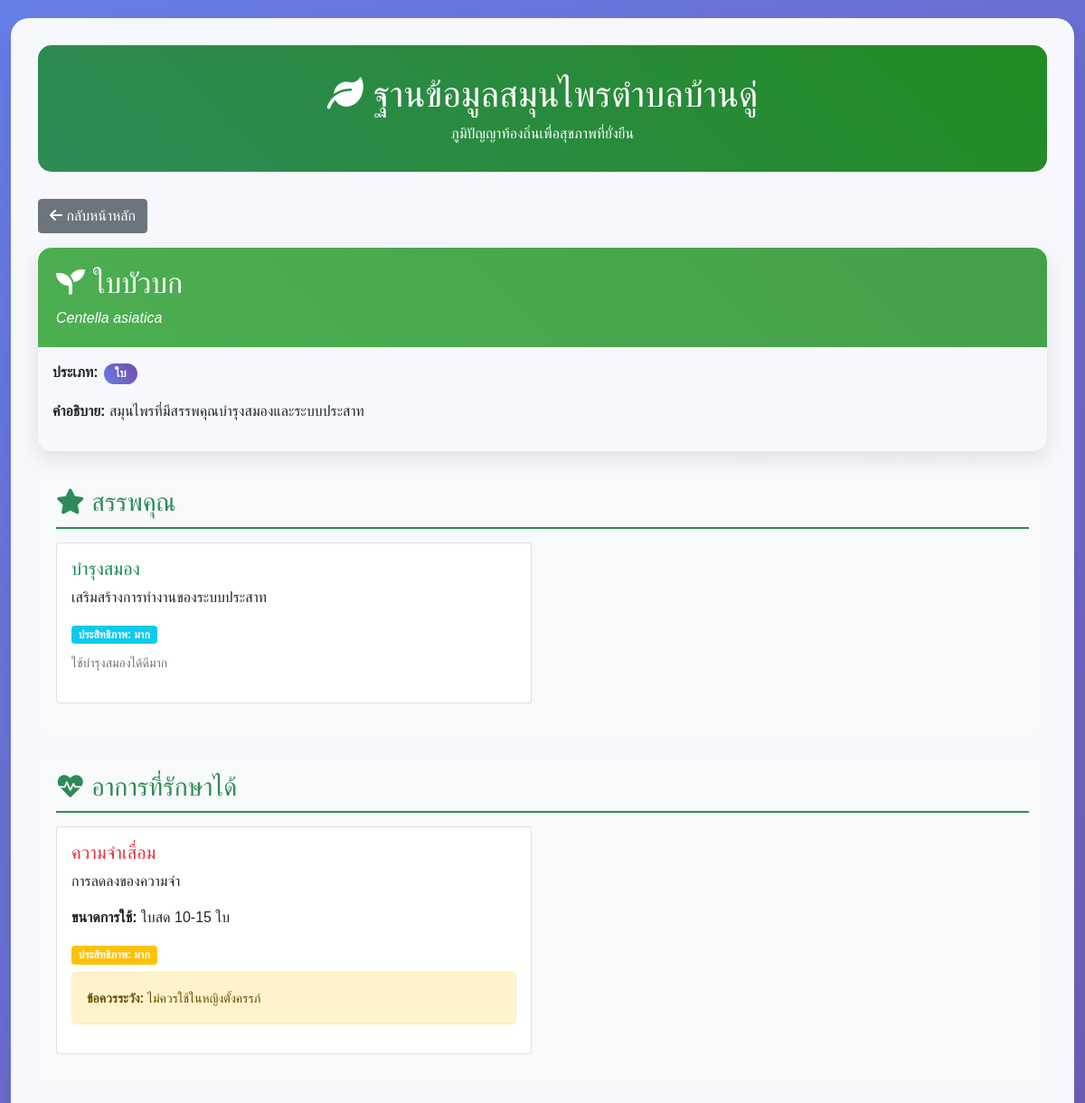
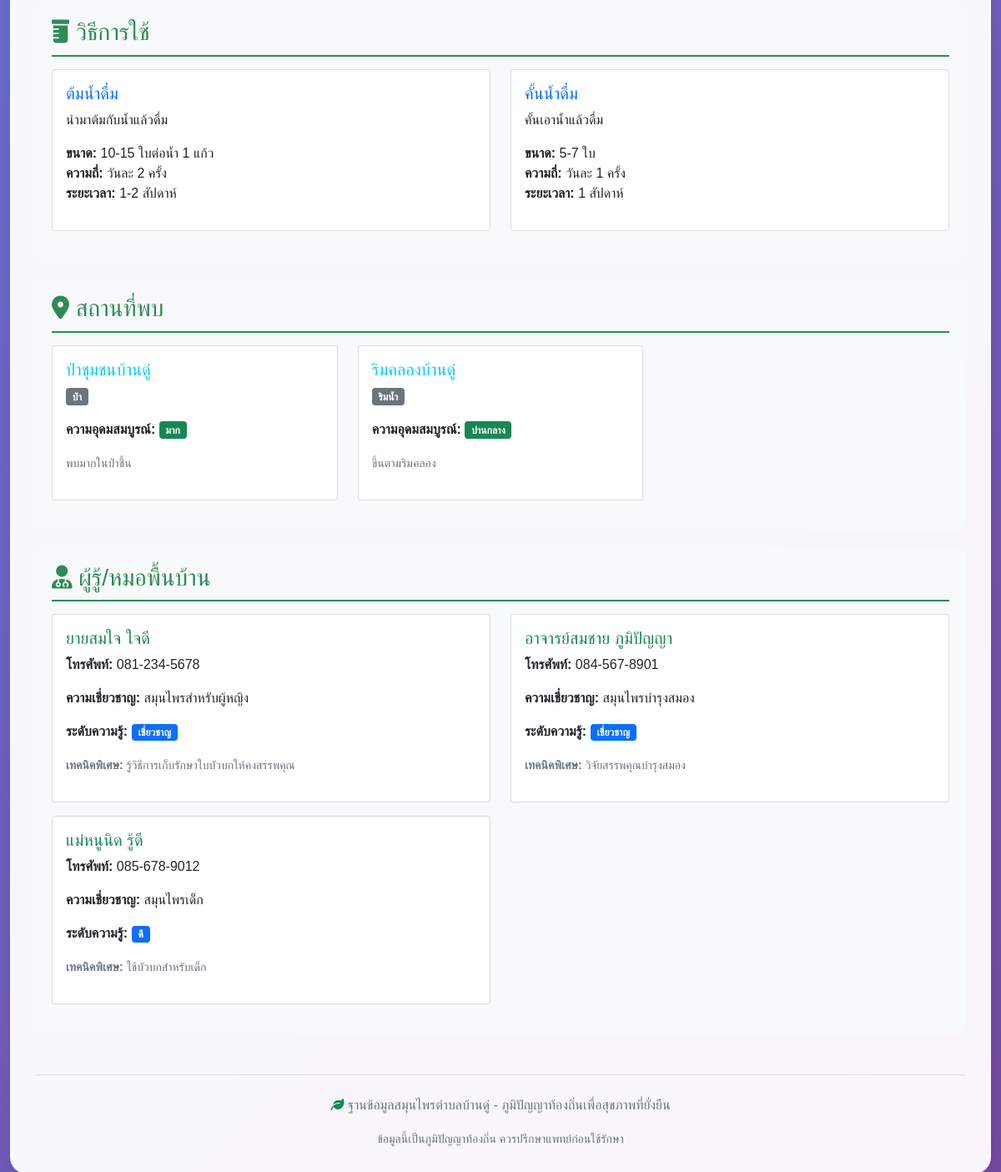
The app's page /?herb_id=1 with its own data (2 pictures, top to bottom).
### tables this page shows
CREATE TABLE herbs (
    herb_id INT PRIMARY KEY AUTO_INCREMENT,
    herb_name VARCHAR(100) NOT NULL UNIQUE,
    scientific_name VARCHAR(150),
    herb_type ENUM('ใบ', 'ราก', 'เปลือก', 'ดอก', 'ผล', 'เมล็ด', 'ทั้งต้น') NOT NULL,
    description TEXT,
    created_at TIMESTAMP DEFAULT CURRENT_TIMESTAMP
);

CREATE TABLE herb_properties (
    herb_id INT,
    property_id INT,
    effectiveness_level ENUM('น้อย', 'ปานกลาง', 'มาก', 'มากที่สุด') DEFAULT 'ปานกลาง',
    notes TEXT,
    PRIMARY KEY (herb_id, property_id),
    FOREIGN KEY (herb_id) REFERENCES herbs(herb_id) ON DELETE CASCADE,
    FOREIGN KEY (property_id) REFERENCES properties(property_id) ON DELETE CASCADE
);

CREATE TABLE properties (
    property_id INT PRIMARY KEY AUTO_INCREMENT,
    property_name VARCHAR(100) NOT NULL UNIQUE,
    property_description TEXT,
    created_at TIMESTAMP DEFAULT CURRENT_TIMESTAMP
);

CREATE TABLE herb_symptoms (
    herb_id INT,
    symptom_id INT,
    effectiveness_level ENUM('น้อย', 'ปานกลาง', 'มาก', 'มากที่สุด') DEFAULT 'ปานกลาง',
    dosage VARCHAR(100),
    precautions TEXT,
    PRIMARY KEY (herb_id, symptom_id),
    FOREIGN KEY (herb_id) REFERENCES herbs(herb_id) ON DELETE CASCADE,
    FOREIGN KEY (symptom_id) REFERENCES symptoms(symptom_id) ON DELETE CASCADE
);

CREATE TABLE symptoms (
    symptom_id INT PRIMARY KEY AUTO_INCREMENT,
    symptom_name VARCHAR(100) NOT NULL UNIQUE,
    symptom_description TEXT,
    severity_level ENUM('เบา', 'ปานกลาง', 'รุนแรง'),
    created_at TIMESTAMP DEFAULT CURRENT_TIMESTAMP
);

CREATE TABLE herb_usage_methods (
    herb_id INT,
    method_id INT,
    dosage VARCHAR(100),
    frequency VARCHAR(50),
    duration VARCHAR(50),
    PRIMARY KEY (herb_id, method_id),
    FOREIGN KEY (herb_id) REFERENCES herbs(herb_id) ON DELETE CASCADE,
    FOREIGN KEY (method_id) REFERENCES usage_methods(method_id) ON DELETE CASCADE
);

CREATE TABLE usage_methods (
    method_id INT PRIMARY KEY AUTO_INCREMENT,
    method_name VARCHAR(100) NOT NULL UNIQUE,
    method_description TEXT,
    preparation_time INT,  
    created_at TIMESTAMP DEFAULT CURRENT_TIMESTAMP
);

CREATE TABLE herb_locations (
    herb_id INT,
    location_id INT,
    abundance ENUM('น้อย', 'ปานกลาง', 'มาก', 'มากมาย') DEFAULT 'ปานกลาง',
    harvest_notes TEXT,
    PRIMARY KEY (herb_id, location_id),
    FOREIGN KEY (herb_id) REFERENCES herbs(herb_id) ON DELETE CASCADE,
    FOREIGN KEY (location_id) REFERENCES locations(location_id) ON DELETE CASCADE
);

CREATE TABLE locations (
    location_id INT PRIMARY KEY AUTO_INCREMENT,
    location_name VARCHAR(100) NOT NULL,
    location_type ENUM('ป่า', 'สวน', 'บ้าน', 'ไร่', 'นา', 'ริมน้ำ', 'ภูเขา') NOT NULL,
    latitude DECIMAL(10, 8),
    longitude DECIMAL(11, 8),
    accessibility ENUM('ง่าย', 'ปานกลาง', 'ยาก'),
    created_at TIMESTAMP DEFAULT CURRENT_TIMESTAMP
);

CREATE TABLE healer_herb_knowledge (
    healer_id INT,
    herb_id INT,
    knowledge_level ENUM('เบื้องต้น', 'ปานกลาง', 'ดี', 'เชี่ยวชาญ') DEFAULT 'ปานกลาง',
    years_of_use INT,
    special_techniques TEXT,
    PRIMARY KEY (healer_id, herb_id),
    FOREIGN KEY (healer_id) REFERENCES healers(healer_id) ON DELETE CASCADE,
    FOREIGN KEY (herb_id) REFERENCES herbs(herb_id) ON DELETE CASCADE
);

CREATE TABLE healers (
    healer_id INT PRIMARY KEY AUTO_INCREMENT,
    healer_name VARCHAR(100) NOT NULL,
    age INT,
    experience_years INT,
    phone VARCHAR(20),
    address TEXT,
    specialization TEXT,
    created_at TIMESTAMP DEFAULT CURRENT_TIMESTAMP
);

### index.php (the view, shortened to what this page needs)
<?php
require_once 'connect.php';
function getHerbDetails($conn, $herb_id) {
    $sql = "SELECT * FROM herbs WHERE herb_id = ?";
    $stmt = $conn->prepare($sql);
    $stmt->bind_param("i", $herb_id);
    $stmt->execute();
    $herb = $stmt->get_result()->fetch_assoc();
    $sql = "SELECT p.property_name, p.property_description, hp.effectiveness_level, hp.notes
            FROM herb_properties hp
            JOIN properties p ON hp.property_id = p.property_id
            WHERE hp.herb_id = ?";
    $stmt = $conn->prepare($sql);
    $stmt->bind_param("i", $herb_id);
    $stmt->execute();
    $herb['properties'] = $stmt->get_result()->fetch_all(MYSQLI_ASSOC);
    $sql = "SELECT s.symptom_name, s.symptom_description, hs.effectiveness_level, hs.dosage, hs.precautions
            FROM herb_symptoms hs
            JOIN symptoms s ON hs.symptom_id = s.symptom_id
            WHERE hs.herb_id = ?";
    $stmt = $conn->prepare($sql);
    $stmt->bind_param("i", $herb_id);
    $stmt->execute();
    $herb['symptoms'] = $stmt->get_result()->fetch_all(MYSQLI_ASSOC);
    $sql = "SELECT m.method_name, m.method_description, hum.dosage, hum.frequency, hum.duration
            FROM herb_usage_methods hum
            JOIN usage_methods m ON hum.method_id = m.method_id
            WHERE hum.herb_id = ?";
    $stmt = $conn->prepare($sql);
    $stmt->bind_param("i", $herb_id);
    $stmt->execute();
    $herb['usage_methods'] = $stmt->get_result()->fetch_all(MYSQLI_ASSOC);
    $sql = "SELECT l.location_name, l.location_type, hl.abundance, hl.harvest_notes
            FROM herb_locations hl
            JOIN locations l ON hl.location_id = l.location_id
            WHERE hl.herb_id = ?";
    $stmt = $conn->prepare($sql);
    $stmt->bind_param("i", $herb_id);
    $stmt->execute();
    $herb['locations'] = $stmt->get_result()->fetch_all(MYSQLI_ASSOC);
    $sql = "SELECT h.healer_name, h.phone, h.specialization, hhk.knowledge_level, hhk.special_techniques
            FROM healer_herb_knowledge hhk
            JOIN healers h ON hhk.healer_id = h.healer_id
            WHERE hhk.herb_id = ?";
    $stmt = $conn->prepare($sql);
    $stmt->bind_param("i", $herb_id);
    $stmt->execute();
    $herb['healers'] = $stmt->get_result()->fetch_all(MYSQLI_ASSOC);
    return $herb;
}
$search_term = isset($_GET['search']) ? trim($_GET['search']) : '';
$herb_id = isset($_GET['herb_id']) ? (int)$_GET['herb_id'] : 0;
if ($herb_id > 0) {
    $herb_detail = getHerbDetails($conn, $herb_id);
} else {
    $herbs = $search_term ? searchHerbs($conn, $search_term) : getAllHerbs($conn);
}
?>
<!DOCTYPE html>
<html lang="th">
<head>
    <link href="https://cdn.jsdelivr.net/npm/bootstrap@5.1.3/dist/css/bootstrap.min.css" rel="stylesheet">
    <link href="https://cdnjs.cloudflare.com/ajax/libs/font-awesome/6.0.0/css/all.min.css" rel="stylesheet">
</head>
<body>
    <div class="container-fluid">
        <div class="main-container">
            <div class="header">
                <h1><i class="fas fa-leaf"></i> ฐานข้อมูลสมุนไพรตำบลบ้านดู่</h1>
                <p class="mb-0">ภูมิปัญญาท้องถิ่นเพื่อสุขภาพที่ยั่งยืน</p>
            </div>
            <?php if ($herb_id > 0 && $herb_detail): ?>
                <div class="mb-3">
                    <a href="index.php" class="btn btn-secondary">
                        <i class="fas fa-arrow-left"></i> กลับหน้าหลัก
                    </a>
                </div>
                <div class="row">
                    <div class="col-12">
                        <div class="herb-card">
                            <div class="herb-card-header">
                                <h2><i class="fas fa-seedling"></i> <?= htmlspecialchars($herb_detail['herb_name']) ?></h2>
                                <p class="mb-0"><em><?= htmlspecialchars($herb_detail['scientific_name']) ?></em></p>
                            </div>
                            <div class="card-body">
                                <div class="row">
                                    <div class="col-md-6">
                                        <p><strong>ประเภท:</strong> <span class="badge badge-custom"><?= htmlspecialchars($herb_detail['herb_type']) ?></span></p>
                                        <p><strong>คำอธิบาย:</strong> <?= htmlspecialchars($herb_detail['description']) ?></p>
                                    </div>
                                </div>
                            </div>
                        </div>
                    </div>
                </div>
                <?php if (!empty($herb_detail['properties'])): ?>
                <div class="detail-section">
                    <h3 class="section-title"><i class="fas fa-star"></i> สรรพคุณ</h3>
                    <div class="row">
                        <?php foreach ($herb_detail['properties'] as $property): ?>
                        <div class="col-md-6 mb-3">
                            <div class="card h-100">
                                <div class="card-body">
                                    <h5 class="card-title text-success"><?= htmlspecialchars($property['property_name']) ?></h5>
                                    <p class="card-text"><?= htmlspecialchars($property['property_description']) ?></p>
                                    <span class="badge bg-info">ประสิทธิภาพ: <?= htmlspecialchars($property['effectiveness_level']) ?></span>
                                    <?php if ($property['notes']): ?>
                                    <p class="mt-2 text-muted"><small><?= htmlspecialchars($property['notes']) ?></small></p>
                                    <?php endif; ?>
                                </div>
                            </div>
                        </div>
                        <?php endforeach; ?>
                    </div>
                </div>
                <?php endif; ?>
                <?php if (!empty($herb_detail['symptoms'])): ?>
                <div class="detail-section">
                    <h3 class="section-title"><i class="fas fa-heartbeat"></i> อาการที่รักษาได้</h3>
                    <div class="row">
                        <?php foreach ($herb_detail['symptoms'] as $symptom): ?>
                        <div class="col-md-6 mb-3">
                            <div class="card h-100">
                                <div class="card-body">
                                    <h5 class="card-title text-danger"><?= htmlspecialchars($symptom['symptom_name']) ?></h5>
                                    <p class="card-text"><?= htmlspecialchars($symptom['symptom_description']) ?></p>
                                    <p><strong>ขนาดการใช้:</strong> <?= htmlspecialchars($symptom['dosage']) ?></p>
                                    <span class="badge bg-warning">ประสิทธิภาพ: <?= htmlspecialchars($symptom['effectiveness_level']) ?></span>
                                    <?php if ($symptom['precautions']): ?>
                                    <div class="alert alert-warning mt-2" role="alert">
                                        <small><strong>ข้อควรระวัง:</strong> <?= htmlspecialchars($symptom['precautions']) ?></small>
                                    </div>
                                    <?php endif; ?>
                                </div>
                            </div>
                        </div>
                        <?php endforeach; ?>
                    </div>
                </div>
                <?php endif; ?>
                <?php if (!empty($herb_detail['usage_methods'])): ?>
                <div class="detail-section">
                    <h3 class="section-title"><i class="fas fa-prescription-bottle"></i> วิธีการใช้</h3>
                    <div class="row">
                        <?php foreach ($herb_detail['usage_methods'] as $method): ?>
                        <div class="col-md-6 mb-3">
                            <div class="card h-100">
                                <div class="card-body">
                                    <h5 class="card-title text-primary"><?= htmlspecialchars($method['method_name']) ?></h5>
                                    <p class="card-text"><?= htmlspecialchars($method['method_description']) ?></p>
                                    <ul class="list-unstyled">
                                        <li><strong>ขนาด:</strong> <?= htmlspecialchars($method['dosage']) ?></li>
                                        <li><strong>ความถี่:</strong> <?= htmlspecialchars($method['frequency']) ?></li>
                                        <li><strong>ระยะเวลา:</strong> <?= htmlspecialchars($method['duration']) ?></li>
                                    </ul>
                                </div>
                            </div>
                        </div>
                        <?php endforeach; ?>
                    </div>
                </div>
                <?php endif; ?>
                <?php if (!empty($herb_detail['locations'])): ?>
                <div class="detail-section">
                    <h3 class="section-title"><i class="fas fa-map-marker-alt"></i> สถานที่พบ</h3>
                    <div class="row">
                        <?php foreach ($herb_detail['locations'] as $location): ?>
                        <div class="col-md-4 mb-3">
                            <div class="card h-100">
                                <div class="card-body">
                                    <h5 class="card-title text-info"><?= htmlspecialchars($location['location_name']) ?></h5>
                                    <p><span class="badge bg-secondary"><?= htmlspecialchars($location['location_type']) ?></span></p>
                                    <p><strong>ความอุดมสมบูรณ์:</strong> <span class="badge bg-success"><?= htmlspecialchars($location['abundance']) ?></span></p>
                                    <?php if ($location['harvest_notes']): ?>
                                    <p class="text-muted"><small><?= htmlspecialchars($location['harvest_notes']) ?></small></p>
                                    <?php endif; ?>
                                </div>
                            </div>
                        </div>
                        <?php endforeach; ?>
                    </div>
                </div>
                <?php endif; ?>
                <?php if (!empty($herb_detail['healers'])): ?>
                <div class="detail-section">
                    <h3 class="section-title"><i class="fas fa-user-md"></i> ผู้รู้/หมอพื้นบ้าน</h3>
                    <div class="row">
                        <?php foreach ($herb_detail['healers'] as $healer): ?>
                        <div class="col-md-6 mb-3">
                            <div class="card h-100">
                                <div class="card-body">
                                    <h5 class="card-title text-success"><?= htmlspecialchars($healer['healer_name']) ?></h5>
                                    <p><strong>โทรศัพท์:</strong> <?= htmlspecialchars($healer['phone']) ?></p>
                                    <p><strong>ความเชี่ยวชาญ:</strong> <?= htmlspecialchars($healer['specialization']) ?></p>
                                    <p><strong>ระดับความรู้:</strong> <span class="badge bg-primary"><?= htmlspecialchars($healer['knowledge_level']) ?></span></p>
                                    <?php if ($healer['special_techniques']): ?>
                                    <p class="text-muted"><small><strong>เทคนิคพิเศษ:</strong> <?= htmlspecialchars($healer['special_techniques']) ?></small></p>
                                    <?php endif; ?>
                                </div>
                            </div>
                        </div>
                        <?php endforeach; ?>
                    </div>
                </div>
                <?php endif; ?>
            <?php endif; ?>
            <footer class="text-center mt-5 pt-4 border-top">
                <p class="text-muted">
                    <i class="fas fa-leaf text-success"></i>
                    ฐานข้อมูลสมุนไพรตำบลบ้านดู่ - ภูมิปัญญาท้องถิ่นเพื่อสุขภาพที่ยั่งยืน
                </p>
                <small class="text-muted">ข้อมูลนี้เป็นภูมิปัญญาท้องถิ่น ควรปรึกษาแพทย์ก่อนใช้รักษา</small>
            </footer>
        </div>
    </div>
</body>
</html>

### records on screen
herbs: herb_name "ใบบัวบก", scientific_name "Centella asiatica", herb_type "ใบ", description "สมุนไพรที่มีสรรพคุณบำรุงสมองและระบบประสาท"
herb_properties: property.property_name "บำรุงสมอง", property.property_description "เสริมสร้างการทำงานของระบบประสาท", effectiveness_level "มาก", notes "ใช้บำรุงสมองได้ดีมาก"
herb_symptoms: symptom.symptom_name "ความจำเสื่อม", symptom.symptom_description "การลดลงของความจำ", dosage "ใบสด 10-15 ใบ", effectiveness_level "มาก", precautions "ไม่ควรใช้ในหญิงตั้งครรภ์"
herb_usage_methods: method.method_name "ต้มน้ำดื่ม", method.method_description "นำมาต้มกับน้ำแล้วดื่ม", dosage "10-15 ใบต่อน้ำ 1 แก้ว", frequency "วันละ 2 ครั้ง", duration "1-2 สัปดาห์"
herb_usage_methods: method.method_name "คั้นน้ำดื่ม", method.method_description "คั้นเอาน้ำแล้วดื่ม", dosage "5-7 ใบ", frequency "วันละ 1 ครั้ง", duration "1 สัปดาห์"
herb_locations: location.location_name "ป่าชุมชนบ้านดู่", location.location_type "ป่า", abundance "มาก", harvest_notes "พบมากในป่าชื้น"
herb_locations: location.location_name "ริมคลองบ้านดู่", location.location_type "ริมน้ำ", abundance "ปานกลาง", harvest_notes "ขึ้นตามริมคลอง"
healer_herb_knowledge: healer.healer_name "ยายสมใจ ใจดี", healer.phone "081-234-5678", healer.specialization "สมุนไพรสำหรับผู้หญิง", knowledge_level "เชี่ยวชาญ", special_techniques "รู้วิธีการเก็บรักษาใบบัวบกให้คงสรรพคุณ"
healer_herb_knowledge: healer.healer_name "อาจารย์สมชาย ภูมิปัญญา", healer.phone "084-567-8901", healer.specialization "สมุนไพรบำรุงสมอง", knowledge_level "เชี่ยวชาญ", special_techniques "วิจัยสรรพคุณบำรุงสมอง"
healer_herb_knowledge: healer.healer_name "แม่หนูนิด รู้ดี", healer.phone "085-678-9012", healer.specialization "สมุนไพรเด็ก", knowledge_level "ดี", special_techniques "ใช้บัวบกสำหรับเด็ก"
